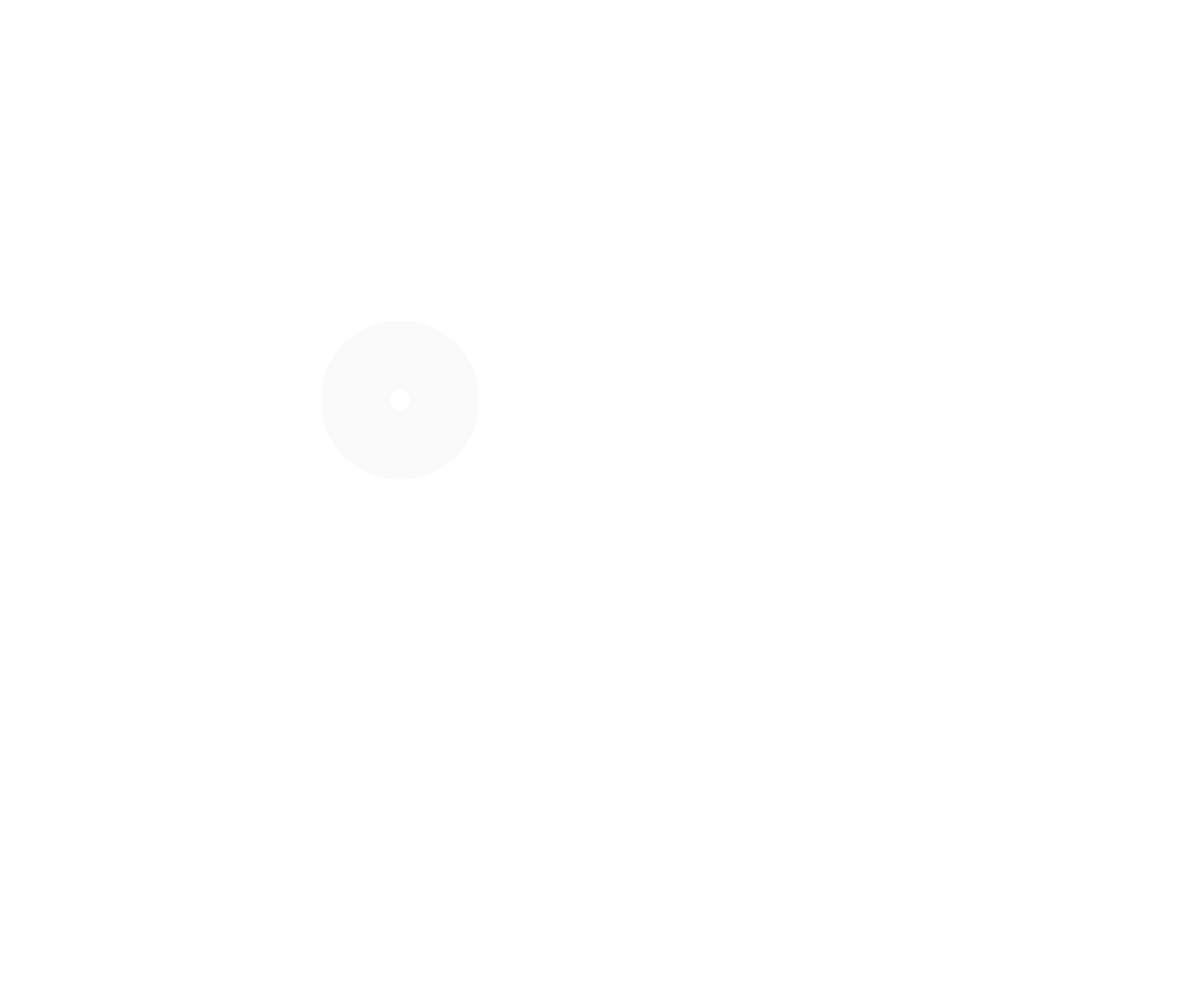
Frame 1 (no input)
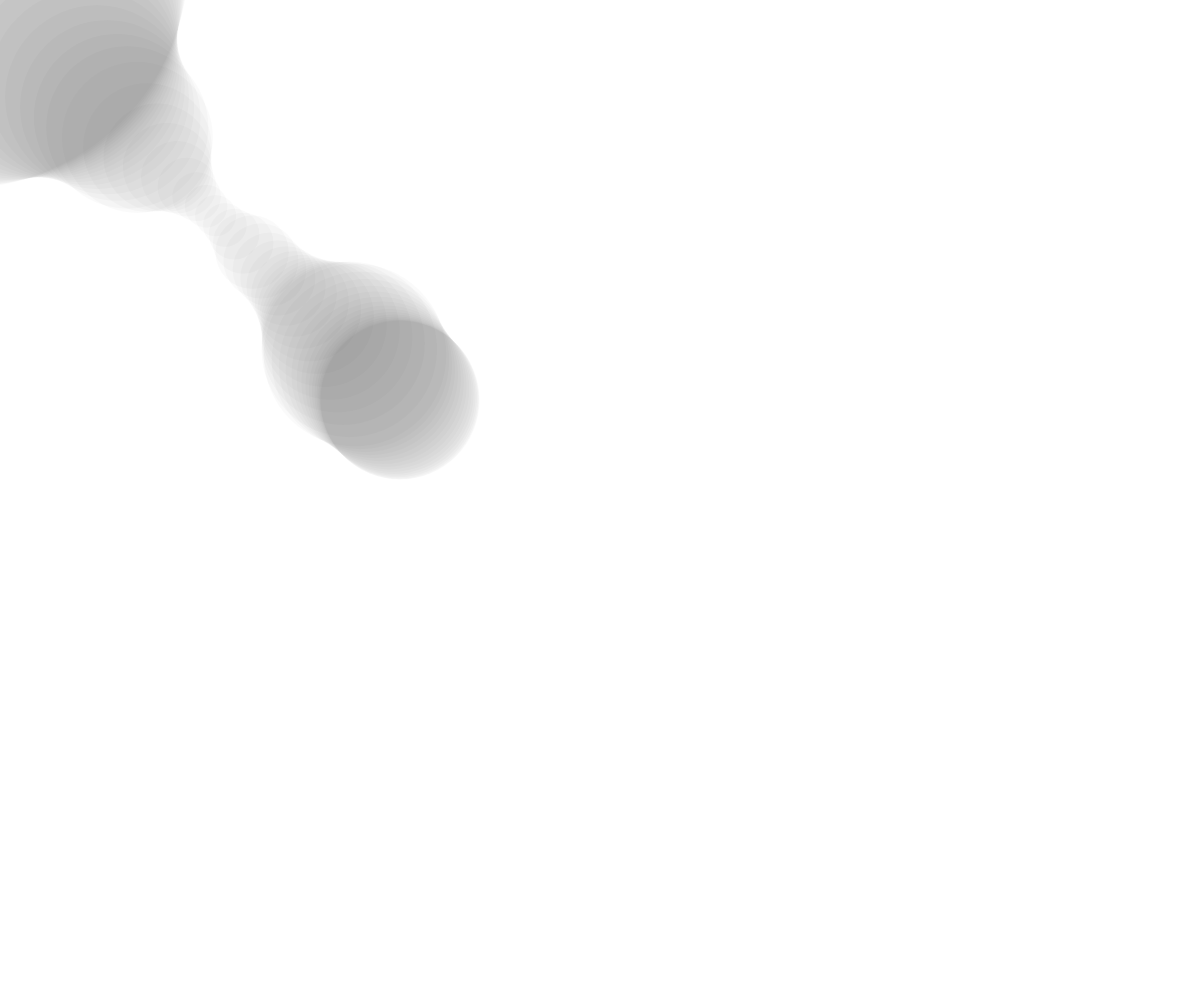
Frame 60 (no input)
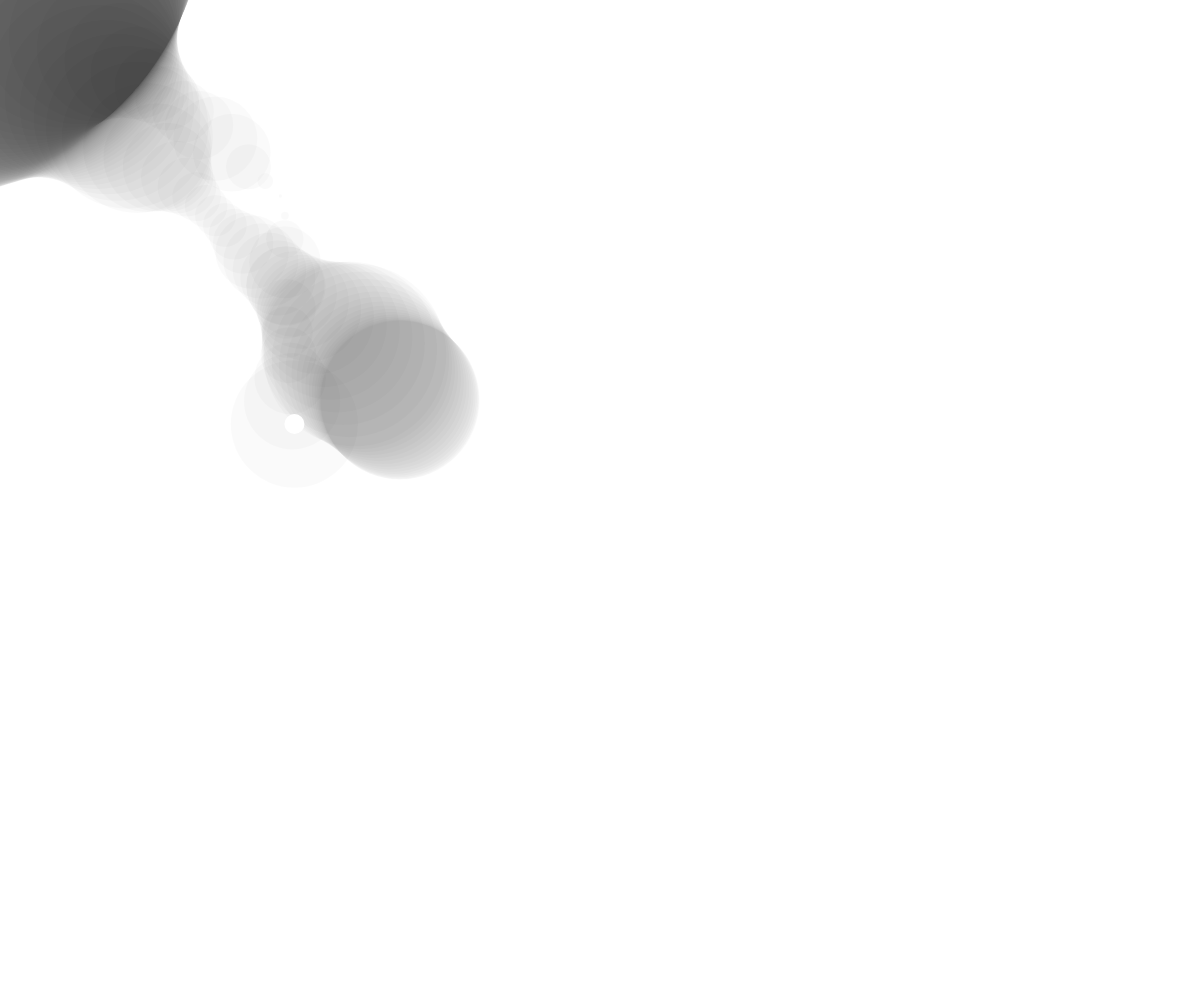
Frame 120 (the mouse pressed at the canvas centre since frame 60)

The p5.js sketch that drew these frames (run headless with seeded random() and noise() and a simulated clock; from frame 60 on, the mouse is pressed at the canvas centre):

// p5.js sketch
// ── sketch.js
let player = {
  pos : [400, 400],
  vel : [0, 0],
  d : 20
};

let mist;
let mistTail;
let square;
let squareSpin;
let lines;

let time = 0;

let objects = [
  //{x : 400, y : 400, d : 100},
  //{x : 200, y : 200, d : 100}
];

function setup() {

  createCanvas(windowWidth - 2, windowHeight - 4);
  noStroke();
  fill(255);

  mist = createGraphics(3000, 3000)
  mist.noStroke();
  mist.ellipseMode(CENTER);
  mist.fill(125, 125, 125, 1);

  mistTail = createGraphics(3000, 3000)
  mistTail.noStroke();
  mistTail.ellipseMode(CENTER);
  mistTail.fill(125, 125, 125, 5);
  mistTail.background(0, 40, 50);

  square = createGraphics(3000, 3000)
  square.noStroke();
  square.rectMode(CENTER);
  square.fill(125, 125, 125, 1);

  squareSpin = createGraphics(3000, 3000)
  squareSpin.noStroke();
  squareSpin.rectMode(CENTER);
  squareSpin.fill(125, 125, 125, 1);

  lines = createGraphics(3000, 3000);
  lines.stroke(125, 125, 125);
  lines.strokeWeight(.1);

  mist.push();

  for (let i = 0; i < 50; i++) {

    objects.push({x : random(0, 2000), y : random(0, 1100), d : random(0, 200)});

   	mistTail.fill((10 * i) % 255);
   	mistTail.ellipse(objects[i].x, objects[i].y, objects[i].d, objects[i].d);

  }

  mist.pop()

}

function draw() {

	time++;

  let closest = objects[0];
  let distClosest = dist(objects[0].x, objects[0].y, player.pos[0], player.pos[1]) - objects[0].d / 2 - player.d / 2;

  objects.forEach((item, i) => {

    distToPlayer = dist(item.x, item.y, player.pos[0], player.pos[1]) - item.d / 2 - player.d / 2;
    
    [distClosest, closest] = 
    	distClosest < distToPlayer 
    		? [distClosest, closest] 
    		: [distToPlayer, item];

  });

  // draw mist
  //mist.fill(sin(sq(time) * 3) * 255, sin(sq(time) * 5) * 255, sin(sq(time) * 7) * 255, 5);
  mist.fill(sin(sq(time / 1000) * 3) * 255, sin(sq(time / 2000) * 5) * 255, sin(sq(time / 2000) * 7) * 255, 5);
  mist.ellipse(player.pos[0], player.pos[1], distClosest * 2 + player.d, distClosest * 2 + player.d);
  
  // draw mist tail
  //mistTail.fill(sin(sq(time) * 3) * 255, sin(sq(time) * 5) * 255, sin(sq(time) * 7) * 255, 5);
  mistTail.fill(125, 125, 125, 1);
  mistTail.ellipse(player.pos[0], player.pos[1], distClosest * 2 + player.d, distClosest * 2 + player.d);
  mistTail.fill(255);
  mistTail.ellipse(player.pos[0], player.pos[1], player.d, player.d);

  square.fill(sin(sq(time / 2000) * 3) * 255, sin(sq(time / 2000) * 5) * 255, sin(sq(time / 2000) * 7) * 255, 5);
  square.square(player.pos[0], player.pos[1], sqrt(sq(distClosest * 2 + player.d) / 2));

  squareSpin.push();
  squareSpin.translate(player.pos[0], player.pos[1]);
  squareSpin.rotate(time / 1000);
  squareSpin.fill(sin(sq(time / 2000) * 3) * 255, sin(sq(time / 2000) * 5) * 255, sin(sq(time / 2000) * 7) * 255, 5);
  squareSpin.square(0, 0, sqrt(sq(distClosest * 2 + player.d) / 2));
  squareSpin.pop();

  lines.stroke(sin(sq(time / 1000) * 3) * 255, sin(sq(time / 2000) * 5) * 255, sin(sq(time / 2000) * 7) * 255);
  lines.line(closest.x, closest.y, player.pos[0], player.pos[1]);

	// clear screen
  background(255);//(0, 40, 50);

  // draw graphics
  if (keyIsDown(32) && keyIsDown(SHIFT)) {

  	image(squareSpin, 0, 0);

  } else if (keyIsDown(32)) {

  	image(mistTail, 0, 0);

  } else if (keyIsDown(SHIFT)) {

  	image(square, 0, 0);

  } else if (keyIsDown(CONTROL)){

  	image(lines, 0, 0);

  } else {

  	image(mist, 0, 0);

  }

  ellipse(player.pos[0], player.pos[1], player.d, player.d);

  movePlayer(closest, distClosest);

}

function movePlayer(closest, distToClosest) {

	// apply friction
	player.vel[0] = player.vel[0] * .99;
	player.vel[1] = player.vel[1] * .99;

	// accellerate player away from collision
	if (distToClosest < 0) {

		let distX = abs(closest.x - player.pos[0]);
		let distY = abs(closest.y - player.pos[1]);

		if (distX > 0) {

			player.vel[0] += cos(atan(distY / distX)) * distToClosest 
	  		  * (closest.x - player.pos[0] > 0 ? 1 : -1);

	 	 	player.vel[1] += sin(atan(distY / distX)) * distToClosest
	  		  * (closest.y - player.pos[1] > 0 ? 1 : -1);

		} else {

			player.vel[1] += distClosest * (closest.y - player.pos[1] > 0 ? 1 : -1);

		}

	}


	let distMouse = sqrt(sq(mouseX - player.pos[0]) + sq(mouseY - player.pos[1]));

	// figure speed
	let followSpeed =  distMouse / 1000;

	// follow mouse
	let distX = abs(mouseX - player.pos[0]);
	let distY = abs(mouseY - player.pos[1]);

  if (distX > 0) {

  	player.vel[0] += 
  		cos(atan(distY / distX)) * followSpeed
  			* (mouseX - player.pos[0] > 0 ? 1 : -1),
  	
  	player.vel[1] +=	
  		sin(atan(distY / distX)) * followSpeed
  			* (mouseY - player.pos[1] > 0 ? 1 : -1);

  } else {

  		player.vel[1] += followSpeed
  			* (mouseY - player.pos[1] > 0 ? 1 : -1);

  }

  /* push wiht mouse
  if (distMouse < player.d * 2) {

	  if (distX > 0) {

	  	player.vel[0] += 
	  		cos(atan(distY / distX)) * 10
	  			* (mouseX - player.pos[0] > 0 ? -1 : 1),
	  	
	  	player.vel[1] +=	
	  		sin(atan(distY / distX)) * 10
	  			* (mouseY - player.pos[1] > 0 ? -1 : 1);

	  } else {

	  		player.vel[1] += 10
	  			* (mouseY - player.pos[1] > 0 ? -1 : 1);

	  }

	}*/


	// apply velocity
  player.pos[0] += player.vel[0];
  player.pos[1] += player.vel[1];

}

function windowResized() {

  createCanvas(windowWidth - 2, windowHeight - 4);
  background(125);

}
